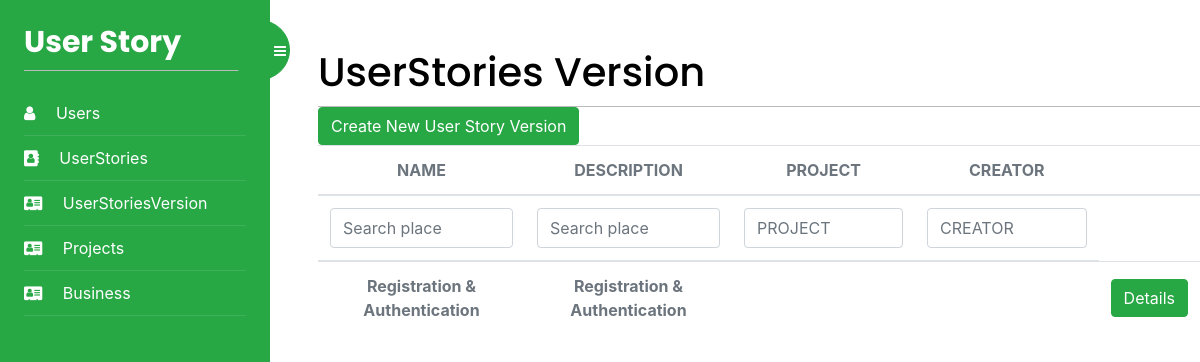
The page /UserStoryVersion/list/ (signed in) on the database its author committed.
### UserStoryApp/models.py (models this page shows)
class UserStoryVersion(models.Model):
    id = models.AutoField(primary_key=True)
    name = models.TextField(blank=True)
    description = models.TextField(blank=True)
    Project = models.ForeignKey(
        Project, on_delete=models.CASCADE, blank=True, null=True)
    User = models.ForeignKey(
        User, on_delete=models.CASCADE, blank=True, null=True)
    class Meta:
        db_table = "UserStoryVersion"

### UserStoryVersions/views.py (the view)
# urls.py: path('list/', views.userStoryVersions_list, name='userStoryVersions'),
@login_required
def userStoryVersions_list(request):
    PROJECT = ""
    CREATOR = ""
    userStoriesVersions = UserStoryVersion.objects.all()
    my_filter = userStoryVersionsFilter(
        request.GET, queryset=userStoriesVersions)
    userStoriesVersions = my_filter.qs
    if request.GET.get("PROJECT"):
        userStoriesVersions = userStoriesVersions.filter(
            Project__name__contains=request.GET.get("PROJECT"))
        PROJECT = request.GET.get("PROJECT")
    if request.GET.get("CREATOR"):
        userStoriesVersions = userStoriesVersions.filter(
            User__username__contains=request.GET.get("CREATOR"))
        CREATOR = request.GET.get("CREATOR")
    return render(request, 'userStoryVersions/userStoryVersions.html', {'users': userStoriesVersions, 'filter': my_filter, 'form': {'PROJECT': PROJECT, 'CREATOR': CREATOR}})

### UserStoryVersions/templates/userStoryVersions/userStoryVersions.html (shortened to what this page needs)
{% extends "base.html" %}
{% block content %}
<div>
    <h1 class="m-auto">UserStories Version</h1>
</div>
<a href="{% url 'addUserStoryVersion' %}" class="btn btn-success" aria-hidden="true">
    Create New User Story Version
</a>
<div class="table-responsive p-0">
    <table class="table align-items-center mb-0">
        <thead>
            <tr>
                <th class="text-center text-uppercase text-secondary text-xxs font-weight-bolder opacity-7">name</th>
                <th class="text-center text-uppercase text-secondary text-xxs font-weight-bolder opacity-7">description
                </th>
                <th class="text-center text-uppercase text-secondary text-xxs font-weight-bolder opacity-7">Project</th>
                <th class="text-center text-uppercase text-secondary text-xxs font-weight-bolder opacity-7">Creator</th>
                <th class="text-secondary opacity-7"></th>
            </tr>
        </thead>
        <thead>
            <tr>
                <form id="form" method="get">
                    <th class="text-center text-uppercase text-secondary text-xxs font-weight-bolder opacity-7">
                        {{filter.form.name}}</th>
                    <th class="text-center text-uppercase text-secondary text-xxs font-weight-bolder opacity-7">
                        {{filter.form.description}}</th>
                    <th class="text-center text-uppercase text-secondary text-xxs font-weight-bolder opacity-7">
                        <input type="text" name="PROJECT" class="form-control" value="{{form.PROJECT}}" id="exampleInputEmail1" aria-describedby="emailHelp"
                            placeholder="PROJECT">
                    </th>
                    <th class="text-center text-uppercase text-secondary text-xxs font-weight-bolder opacity-7"><input type="text"
                            name="CREATOR" class="form-control" value="{{form.CREATOR}}" id="exampleInputEmail1"
                            aria-describedby="emailHelp" placeholder="CREATOR"></th>
                </form>
            </tr>
        </thead>
        <tbody>
            {% for user in users %}
                <tr>
                <td class="align-middle text-center">
                    <span class="text-secondary text-xs font-weight-bold">{{user.name}}</span>
                </td>
                <td class="align-middle text-center">
                    <span class="text-secondary text-xs font-weight-bold">{{user.description}}</span>
                </td>
                <td class="align-middle text-center">
                </td>
                <td class="align-middle text-center">
                </td>
                <td class="align-middle text-center">
                    <a href="{% url 'userStoryVersionDetails' user.id %}" class="btn btn-success" aria-hidden="true">
                        Details
                    </a>
                </td>
            </tr>
            {% endfor %}
        </tbody>
    </table>
</div>
{% endblock %}

### account/static/css/base.css (style rules this page uses)
body { margin:0; padding:0; font-family:helvetica, sans-serif; }
a { color:#12c064; text-decoration:none; }
h1, h2, h3, h4, h5 , h6 { font-family: 'Muli', sans-serif; font-weight:normal; }
h1 { border-bottom:1px solid #bbb; padding:0 0 10px 0; margin:10px 0 20px 0; }
form { overflow:auto; }
input, textarea { clear:both; float:left; margin:0 0 10px; background:#efefef; border:0; padding:6px 10px; font-size:14px; }

### rows shown on the page
UserStoryVersion: name "Registration & Authentication", description "Registration & Authentication"
